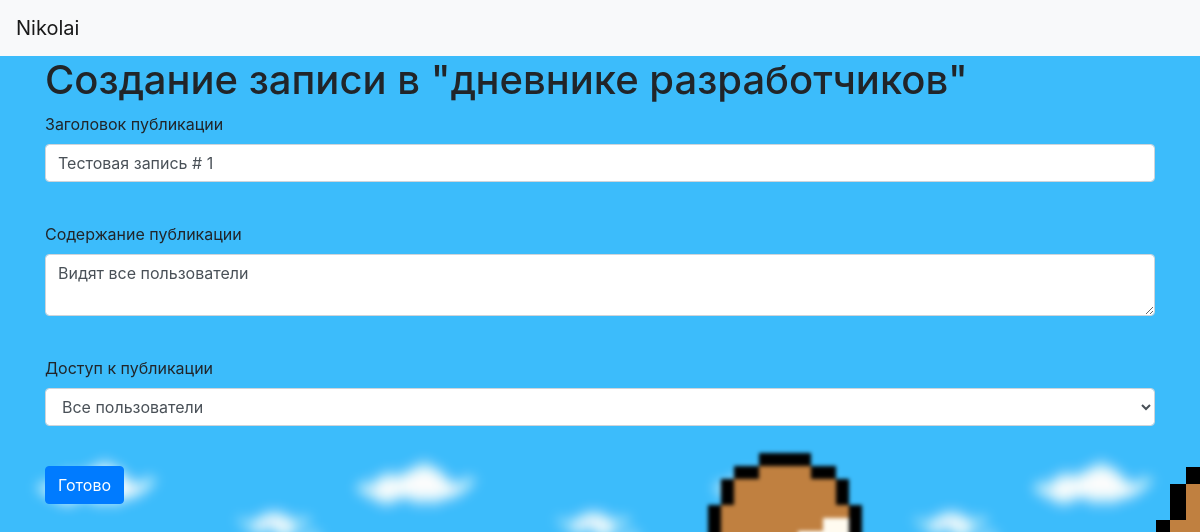
Page /developers_diary_change/1 (signed in) on the committed database.
### data/users.py (models this page shows, shortened)
class User(SqlAlchemyBase, UserMixin, SerializerMixin):
    __tablename__ = 'user'
    id = sqlalchemy.Column(sqlalchemy.Integer, primary_key=True, autoincrement=True)
    surname = sqlalchemy.Column(sqlalchemy.String, nullable=True)
    name = sqlalchemy.Column(sqlalchemy.String, nullable=True)
    age = sqlalchemy.Column(sqlalchemy.Integer, nullable=True)
    nickname = sqlalchemy.Column(sqlalchemy.String, nullable=True)
    email = sqlalchemy.Column(sqlalchemy.String, index=True, unique=True, nullable=True)
    hashed_password = sqlalchemy.Column(sqlalchemy.String, nullable=True)
    created_date = sqlalchemy.Column(sqlalchemy.DateTime)
    status = sqlalchemy.Column(sqlalchemy.Integer, nullable=True, default=0)
    background_image_id = sqlalchemy.Column(sqlalchemy.Integer, nullable=True, default=0)
    publications = orm.relation('Publications')
    developers_diary = orm.relation('DevelopersDiary')
    comments = orm.relation('Comments')

### data/developers_diary.py (models this page shows)
class DevelopersDiary(SqlAlchemyBase, SerializerMixin):
    __tablename__ = 'developers_diary'
    id = sqlalchemy.Column(sqlalchemy.Integer, primary_key=True, autoincrement=True)
    header = sqlalchemy.Column(sqlalchemy.String, nullable=True)
    body = sqlalchemy.Column(sqlalchemy.String, nullable=True)
    created_date = sqlalchemy.Column(sqlalchemy.DateTime)
    availability_status = sqlalchemy.Column(sqlalchemy.Integer, nullable=True, default=0)
    author_id = sqlalchemy.Column(sqlalchemy.Integer, sqlalchemy.ForeignKey("user.id"))
    author = orm.relation('User')

### run.py (the view, shortened to what this page needs)
@app.route('/developers_diary_change/<int:id>', methods=['GET', 'POST'])
@login_required
def developers_diary_change(id):
    a_s = {0: 'Все пользователи', 1: 'Только зарегестрированные и выше', 2: 'Только разработчики'}
    if current_user.status >= 1:
        form = DevelopersDiaryForm()
        if request.method == "GET":
            session = db_session.create_session()
            ds_diary = session.query(DevelopersDiary).filter(DevelopersDiary.id == id).first()
            if ds_diary:
                form.header.data = ds_diary.header
                form.body.data = ds_diary.body
                form.availability_status.data = (ds_diary.availability_status, a_s[ds_diary.availability_status])
            else:
                abort(404)
        return render_template('DevelopersDiaryAdd.html', title='Редактирование записи в дневнике разработчиков',
                               form=form, bgimg=url_for('static', filename='img/background_img_1.png'))
    else:
        abort(404)

### data/forms.py
class DevelopersDiaryForm(FlaskForm):
    header = StringField('Заголовок публикации', validators=[DataRequired()])
    body = TextAreaField('Содержание публикации', validators=[DataRequired()])
    choices = [(0, 'Все пользователи'), (1, 'Только зарегестрированные и выше'), (2, 'Только разработчики')]
    availability_status = SelectField('Доступ к публикации', choices=choices, validators=[DataRequired()], default=choices[0])
    submit = SubmitField("Готово")

### data/db_session.py (called while the page is built)
def create_session() -> Session:
    global __factory
    return __factory()

### run.py (called while the page is built)
@login_manager.user_loader
def load_user(user_id):
    session = db_session.create_session()
    return session.query(User).get(user_id)

### templates/DevelopersDiaryAdd.html (shortened to what this page needs)
{% extends "base.html" %}
{% block content %}
<h1>Создание записи в "дневнике разработчиков"</h1>
<form action="" method="post">
    <p>
        {{ form.header.label }}<br>
        {{ form.header(class="form-control") }}<br>
    </p>
    <p>
        {{ form.body.label }}<br>
        {{ form.body(class="form-control") }}<br>
    </p>
    <p>
        {{ form.availability_status.label }}<br>
        {{ form.availability_status(class="form-control") }}<br>
    </p>
    <p>{{ form.submit(type="submit", class="btn btn-primary") }}</p>
</form>
{% endblock %}

### templates/base.html (shortened to what this page needs)
<!doctype html>
<html lang="en">
<head>
    <link rel="stylesheet"
          href="https://stackpath.bootstrapcdn.com/bootstrap/4.4.1/css/bootstrap.min.css"
>
    <link rel="stylesheet" href={{style}}>
</head>
<body background="{{bgimg}}">
<header class="navbar navbar-light bg-light">
    <div align="right">
        {% if current_user.is_authenticated %}
        <a class="navbar-brand" href="/logout">{{ current_user.name }}</a>
        {% else %}
        <p>
            <a class="btn btn-primary " href="/register">Зарегистрироваться</a>
            <a class="btn btn-success" href="/login">Войти</a>
        </p>
        {% endif %}
    </div>
</header>
<main role="main" class="container">
    {% block content %}{% endblock %}
</main>
</body>
</html>

### rows in the picture
User: name "Nikolai"
DevelopersDiary: header "Тестовая запись # 1", body "Видят все пользователи", availability_status "Все пользователи"
